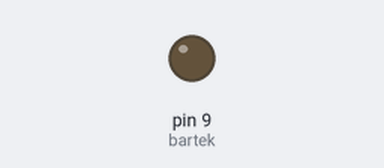
The sketch below on a simulated Arduino Uno, built with avr-gcc and run on an emulated ATmega328P. Shown: output pins drawn as LEDs (lit = HIGH).

Above: at 0.05 s.
At 2.35 s:
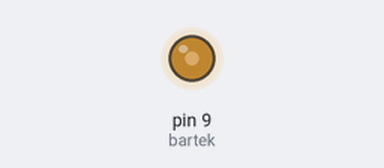
At 4.65 s:
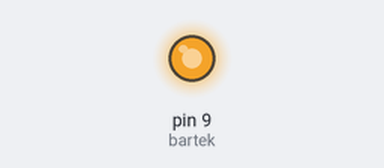
At 9.3 s:
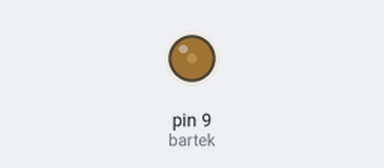
Timing chart, 0 to 13.3 s (numbered marks = the images above):
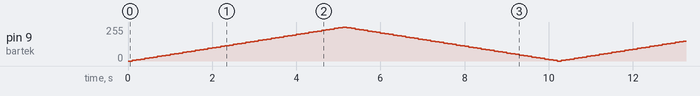

The sketch:

code.ino
```cpp
#define bartek 9

void setup()
{
  Serial.begin(9600);
  pinMode(bartek, OUTPUT);
}

void loop()
{
  for (int bartosz = 0; bartosz < 255; bartosz+=5){
    analogWrite(bartek, bartosz);
    delay(100);
  }
  for (int bartosz = 255; bartosz > 0; bartosz-=5){
    analogWrite(bartek, bartosz);
    delay(100);
  }
}
```
